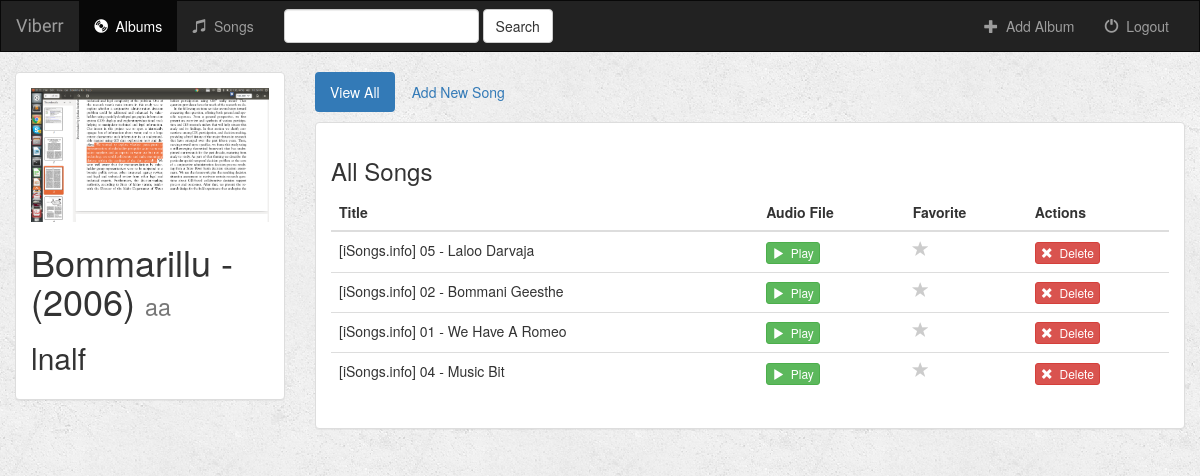
The app's page /music/66/ (signed in) with its own data.
### music/models.py (models this page shows, shortened)
class Album(models.Model):
    user = models.ForeignKey(User, default=1)
    artist = models.CharField(max_length=250)
    album_title = models.CharField(max_length=500)
    genre = models.CharField(max_length=100)
    album_logo = models.FileField()
    is_favorite = models.BooleanField(default=False)
    def __str__(self):
        return self.album_title + ' - ' + self.artist

class Song(models.Model):
    user = models.ForeignKey(User,default=1)
    album = models.ForeignKey(Album, on_delete=models.CASCADE)
    song_title = models.CharField(max_length=250)
    audio_file = models.FileField(upload_to=get_upload_path,default='')
    is_favorite = models.BooleanField(default=False)

### music/views.py (the view)
# urls.py: url(r'^(?P<album_id>[0-9]+)/$', views.detail, name='detail'),
def detail(request, album_id):
    if not request.user.is_authenticated():
        return render(request, 'music/login.html')
    else:
        user = request.user
        album = get_object_or_404(Album, pk=album_id)
        return render(request, 'music/detail.html', {'album': album, 'user': user})

### music/templates/music/detail.html (shortened to what this page needs)
{% extends 'music/base.html' %}
{% block albums_active %}active{% endblock %}
{% block body %}
<div class="container-fluid songs-container">
    <div class="row">
        <div class="col-sm-4 col-md-3">
            <div class="panel panel-default">
                <div class="panel-body">
                    <a href="{% url 'music:detail' album.id %}">
                        {% if album.album_logo %}
                            <img src="{{ album.album_logo.url }}" class="img-responsive">
                        {% else %}
                            <h3>No image to display</h3>
                        {% endif %}
                    </a>
                    <h1>{{ album.album_title }} <small>{{ album.genre }}</small></h1>
                    <h2>{{ album.artist }}</h2>
                </div>
            </div>
        </div>
        <div class="col-sm-8 col-md-9">
            <ul class="nav nav-pills" style="margin-bottom: 10px;">
                <li role="presentation" class="active"><a href="{% url 'music:detail' album.id %}">View All</a></li>
                <li role="presentation"><a href="{% url 'music:create_song' album.id %}">Add New Song</a></li>
            </ul>
            <div class="panel panel-default">
                <div class="panel-body">
                    <h3>All Songs</h3>
                    <table class="table">
                        <thead>
                        <tr>
                            <th>Title</th>
                            <th>Audio File</th>
                            <th>Favorite</th>
                            <th>Actions</th>
                        </tr>
                        </thead>
                        <tbody>
                        {% for song in album.song_set.all %}
                            <tr>
                                <td>{{ song.song_title }}</td>
                                <td>
                                    <a target="_blank" href="{{ song.audio_file.url }}">
                                        <button type="button" class="btn btn-success btn-xs">
                                            <span class="glyphicon glyphicon-play"></span>&nbsp; Play
                                        </button>
                                    </a>
                                </td>
                                <td>
                                    <a href="{% url 'music:favorite' song.id %}" class="btn-favorite"><span class="glyphicon glyphicon-star {% if song.is_favorite %}active{% endif %}"></span></a>
                                </td>
                                <td>
                                    <form action="{% url 'music:delete_song' album.id song.id %}" method="post" style="display: inline;">
                                        <button type="submit" class="btn btn-danger btn-xs">
                                            <span class="glyphicon glyphicon-remove"></span>&nbsp; Delete
                                        </button>
                                    </form>
                                </td>
                            </tr>
                        {% endfor %}
                        </tbody>
                    </table>
                </div>
            </div>
        </div>
    </div>
</div>
{% endblock %}

### music/static/music/style.css (style rules this page uses)
body { background: white url("images/background.png"); }
.glyphicon-star { color: #CCCCCC; font-size: 16px; }

### records on screen
Album: album_logo (picture), album_title "Bommarillu - (2006)", genre "aa", artist "lnalf"
Song: song_title "[iSongs.info] 05 - Laloo Darvaja", is_favorite False (drawn)
Song: song_title "[iSongs.info] 02 - Bommani Geesthe", is_favorite False (drawn)
Song: song_title "[iSongs.info] 01 - We Have A Romeo", is_favorite False (drawn)
Song: song_title "[iSongs.info] 04 - Music Bit", is_favorite False (drawn)
